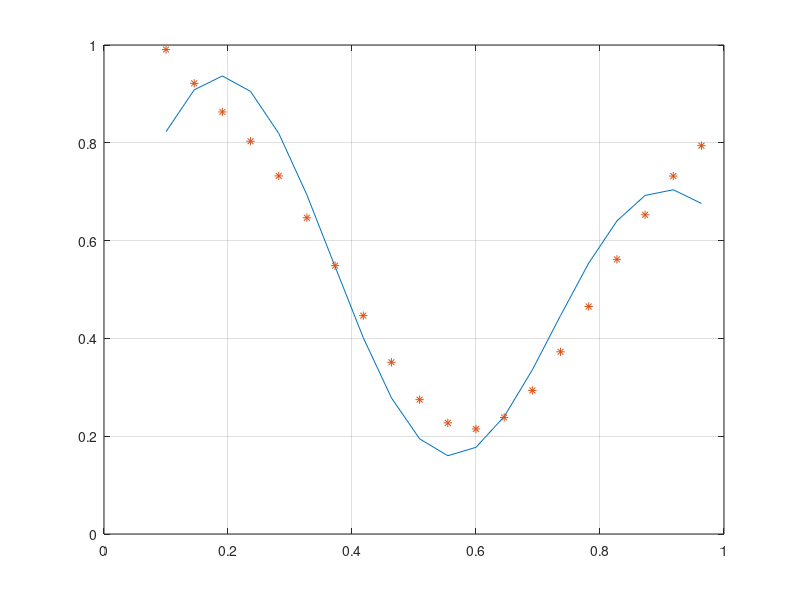

MATLAB code to generate this figure:
x=[0.1:1/22:1];
d=(1+0.6*sin(2*pi*x/0.7)+0.3*sin(2*pi*x))/2;

plot(x,d); grid

c1=0.2;
r1=0.2;
c2=0.55;
r2=0.2;

w1=randn(1)*0.1;
w2=randn(1)*0.1;

b=randn(1)*0.1;

for index = 1:100

for x_index=1:20
   
phi1=exp(-(x(x_index)-c1)^2/(2*r1)^2);
phi2=exp(-(x(x_index)-c2)^2/(2*r2)^2);

y=phi1*w1+phi2*w2+b;
e=d(x_index)-y;

n=0.1;

w1= w1+n*e*phi1;
w2 = w2+n*e*phi2;
b=b+n*e;

v1(x_index) = phi1*w1+phi2*w2+b;
end

end

plot(x,d, x,v1,'*'); grid